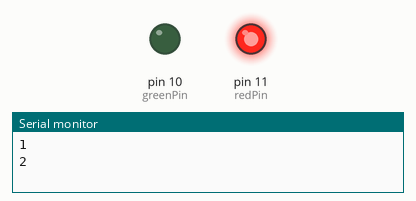
This sketch was run on a simulated Arduino Uno, built with avr-gcc and run on an emulated ATmega328P. On the bench: output pins drawn as LEDs (lit = HIGH), the last lines printed to the serial monitor. Random numbers use the default seed unless the sketch sets one.

Above: at 0.3 s.
At 26.7 s:
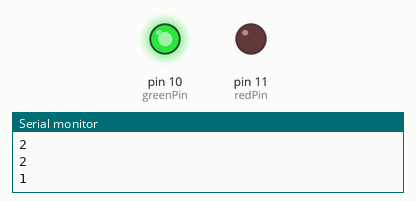
Timing chart, 0 to 40.0 s (numbered marks = the images above):
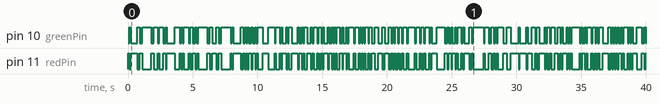

Measured:
- by itself, pin 10 (greenPin): LOW → HIGH at 0.10 s, → LOW 0.10 s later, → HIGH 0.50 s later, → LOW 0.20 s later, … (198 changes in this stretch)
- by itself, pin 11 (redPin): LOW → HIGH at 0.00 s, → LOW 0.10 s later, → HIGH 0.10 s later, → LOW 0.50 s later, … (199 changes in this stretch)

The sketch:

S15-2colorled.ino
```cpp
int redPin = 11; // red LED
int greenPin = 10; // green LED (S)
int value;
long randNumber;

void setup () {
  Serial.begin(9600);
  pinMode (redPin, OUTPUT);
  pinMode (greenPin, OUTPUT);
  randomSeed(analogRead(0));
}

// To green
void loop () {
  randNumber = random(1, 3);
  if (randNumber == 1) {
    analogWrite (redPin, 255);
    analogWrite (greenPin, 0);

  }
  else {
    analogWrite (redPin, 0);
    analogWrite (greenPin, 255);
  }
  delay (100);
  Serial.println(randNumber);
}
```
